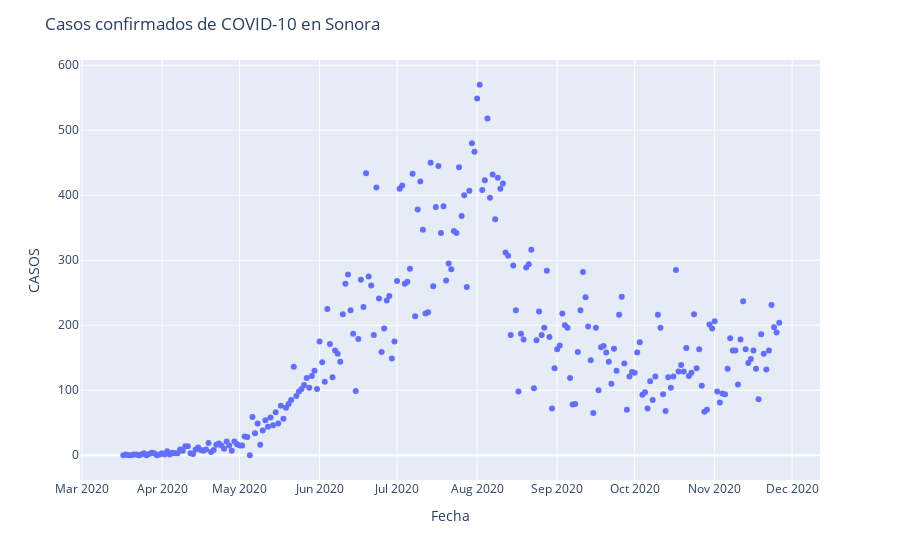

The notebook cell saved with this chart:
### Markdown cell above
![](https://mcd.unison.mx/wp-content/themes/awaken/img/logo_mcd.png)

# Ingeniería de características

## Suavizado de series de tiempo

#### [Julio Waissman Vilanova](julio.waissman@unison.mx)

Vamos a ver diferentes tipos y formas de suavisar curvas. Para esto, vamos a utilizar como serie de tiempo la serie de casos confirmados por COVID-19 recabados y mantenidos por [Luis Armando Moreno](http://www.luisarmandomoreno.com), los cuales se pueden descargar [aquí](https://onedrive.live.com/download.aspx?resid=5ADDF6870413EAC9!40221&authkey=!AHWUE_EQfhvGRm4).

### Code cell
import pandas as pd
import statsmodels.api as sm
import plotly.graph_objects as go
import plotly.express as px


confirmados = pd.read_csv(
    "Casosdiarios.csv", 
    engine="python",
    parse_dates=['Fecha']
)[['Fecha', 'CASOS']] \
    .groupby("Fecha") \
    .sum() \
    .diff()


fig = px.scatter(
    confirmados,
    y="CASOS"
).update_layout(
    title='Casos confirmados de COVID-10 en Sonora',
    hovermode="x"
).show()

### Figure 1 — Plotly figure (JSON) as saved in the notebook; plotly's stock layout.template omitted (floating-point values rounded to 4 significant figures; data arrays with more than 128 entries replaced by an {"elided": "..."} marker saying what was removed)
{"data": [{"hovertemplate": "Fecha=%{x}<br>CASOS=%{y}<extra></extra>", "legendgroup": "", "marker": {"color": "#636efa", "symbol": "circle"}, "mode": "markers", "name": "", "orientation": "v", "showlegend": false, "type": "scatter", "x": {"elided": "256 str values"}, "xaxis": "x", "y": {"elided": "256 int values"}, "yaxis": "y"}], "layout": {"hovermode": "x", "legend": {"tracegroupgap": 0}, "margin": {"t": 60}, "title": {"text": "Casos confirmados de COVID-10 en Sonora"}, "xaxis": {"anchor": "y", "domain": [0, 1], "title": {"text": "Fecha"}}, "yaxis": {"anchor": "x", "domain": [0, 1], "title": {"text": "CASOS"}}}}
